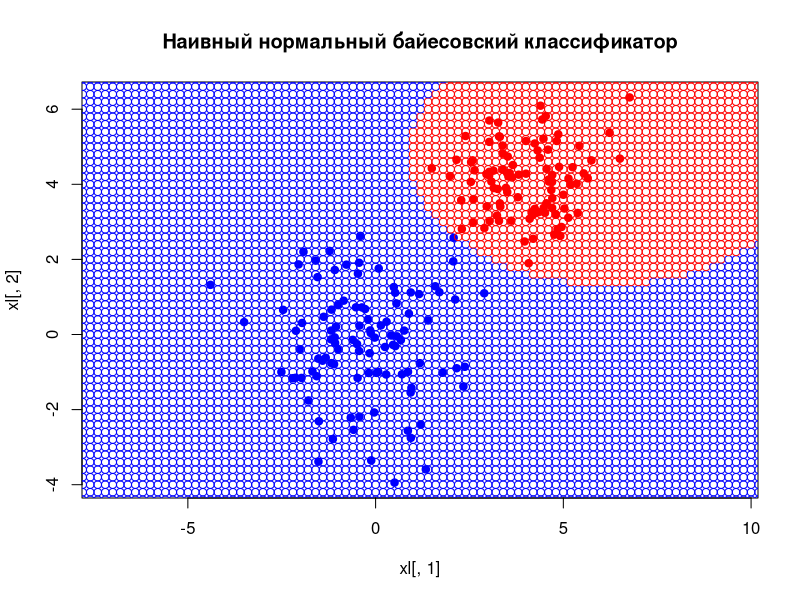

Source code (R):
dotsCounter <- 100

library(MASS)

sigma1 <- matrix(c(2, 0, 0, 2),2,2)
sigma2 <- matrix(c(1, 0, 0, 1),2,2)
mu1 <- c(0,0)
mu2 <- c(4,4)

x1 <- mvrnorm(n = dotsCounter, mu1, sigma1)
x2 <- mvrnorm(n = dotsCounter, mu2, sigma2)

xy1 <- cbind(x1,1) 
xy2 <- cbind(x2,2) 

xl <- rbind(xy1,xy2)
xl
colors <- c("blue", "red")
plot(xl[,1],xl[,2], pch = 21,main = "Наивный нормальный байесовский классификатор", col = colors[xl[,3]], asp = 1, bg=colors[xl[,3]])


baiesNaiv <- function(x, mu, sigma, lamda, P){
  n <- 2
  myfunction <- log(lamda*P)
  pyj<-0
  for(i in 1 : n){
    pyj <- pyj + log( (1/(sigma[i]*sqrt(2*pi))) * exp(-1 * ((x[i] - mu[i])^2)/(2*sigma[i]^2)))
    
  }
  myfunction <- myfunction + pyj
  return(myfunction)
}

muCreat <- function(xl) (c(sum(xl[,1],na.rm = FALSE)/(dim(xl)[1]), sum(xl[,2],na.rm = FALSE)/(dim(xl)[1])))

sigmaCreat <- function(xl, mu) (c(sum((xl[,1] - mu[1])^2)/(dim(xl)[1]), sum((xl[,2] - mu[2])^2)/(dim(xl)[1])))

mu1 <- muCreat(x1)
mu2 <- muCreat(x2)     

sigma1 <- sigmaCreat(x1, mu1)
sigma2 <- sigmaCreat(x2, mu2)

x1 <- (-10);

while(x1 < 15){
  x2 <- (-5)
  
  while(x2 < 10){          
    
    color <- 0;
    
    if(baiesNaiv(c(x1,x2), mu1, sigma1, 1, 0.5) > baiesNaiv(c(x1,x2), mu2, sigma2, 1, 0.5)){
      color <- 1
    } 
    else {
      color <- 2
    }
    
    points(x1, x2, pch = 21, col=colors[color], asp = 1)
    x2 <- x2 + 0.2
  }
  x1 <- x1 + 0.2
}
